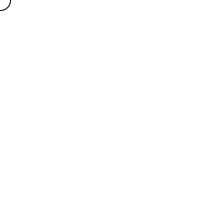
Frame 1 (no input)
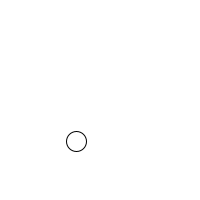
Frame 60 (the mouse pressed at the canvas centre just before this capture)
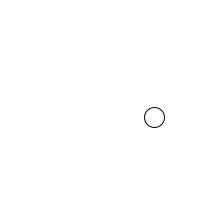
Frame 120 (the mouse held since frame 60 and released just before this capture)

The Processing sketch that drew these frames (run headless with seeded random() and noise(); from frame 60 on, the mouse is pressed at the canvas centre):

// Processing sketch: reflectingball_pde
// ── reflectingball_pde.pde
float x=0.0;
float y=0.0;
float xspeed=1.3;
float yspeed=2.4;
void setup(){
  size(200,200);
 
  
  
}

void draw(){
   background(255);
  
  ellipse(x,y,20,20);
  
  x=x+xspeed;
  y=y+yspeed;
  
  
  if(x>=width|| x<0){
    xspeed=xspeed * -1;
    background(157);
  }
  if(y>=height|| y<0){
    yspeed=yspeed * -1;
    background(127);
  }
  
  
  
  
}
